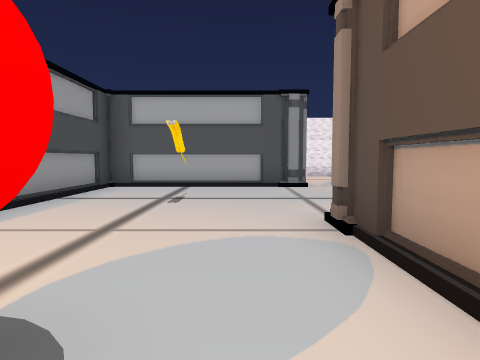
[1] (above)

18 first-person views from a walk through a scene from a Unity 3-D project. The camera is 1.5 m above the floor, tilts 4° down and sees 75° across. The floor is counted in squares, 2 m on a side. Each view is taken from the middle of a square. On the plan, view 1 faces up. The plan holds only what a view shows up to about 10 squares ahead; the rest is blank. The place goes on beyond the plan. The player character is not drawn. Some surface patterns are stand-ins.

[2]
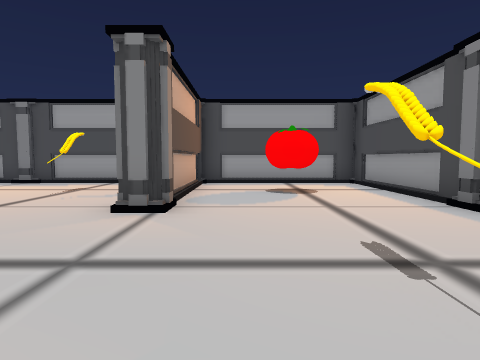

[3]
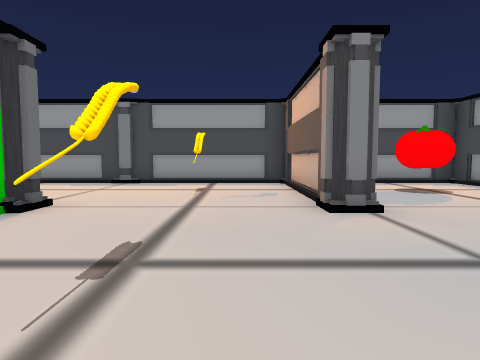

[4]
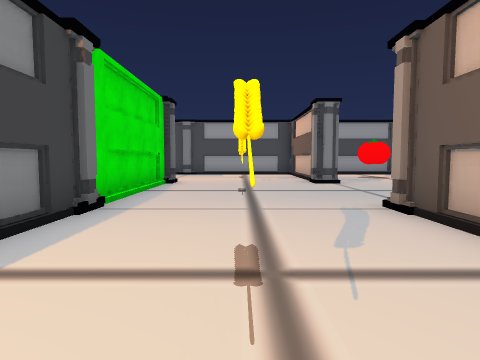

[5]
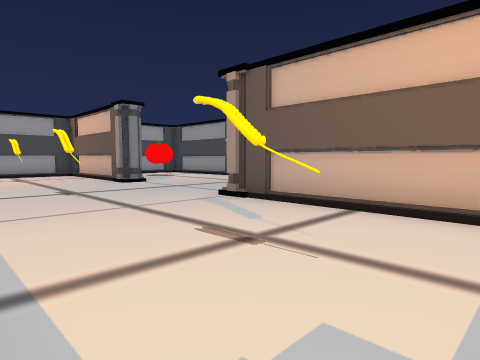

[6]
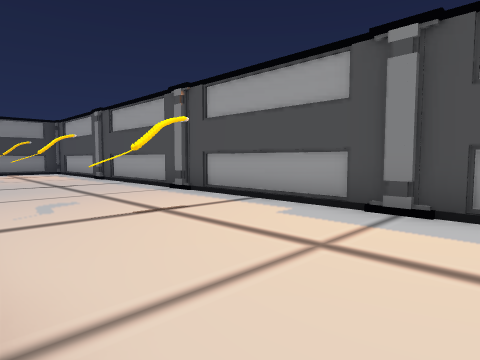

[7]
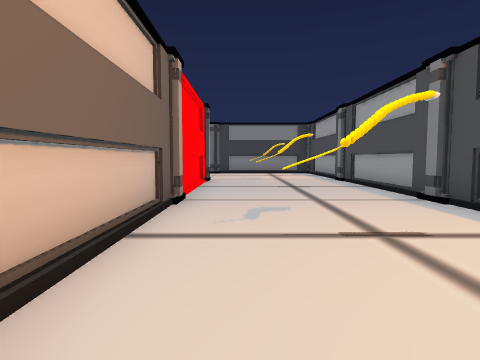

[8]
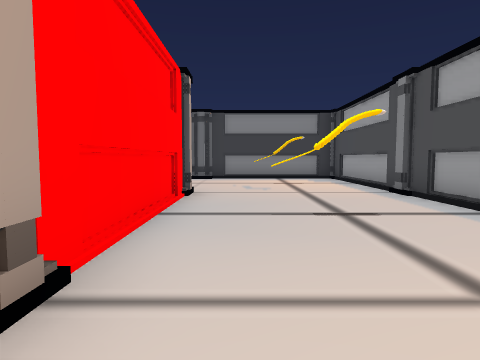

[9]
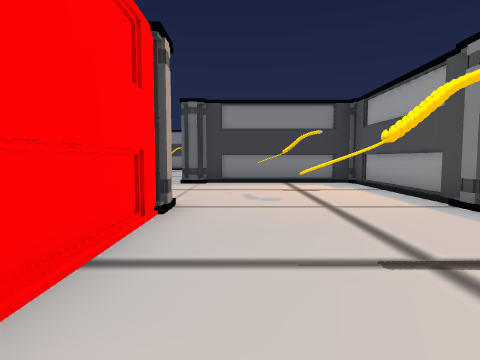

[10]
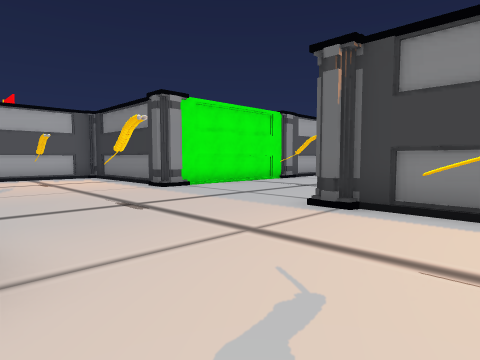

[11]
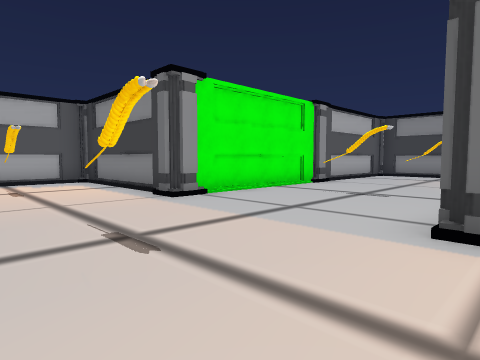

[12]
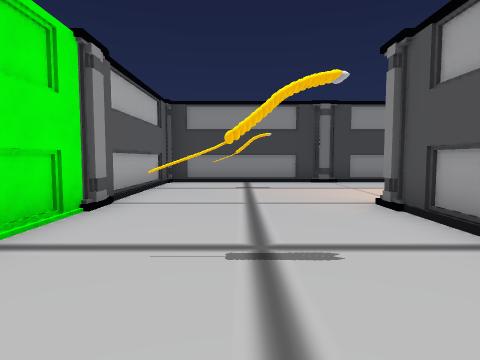

[13]
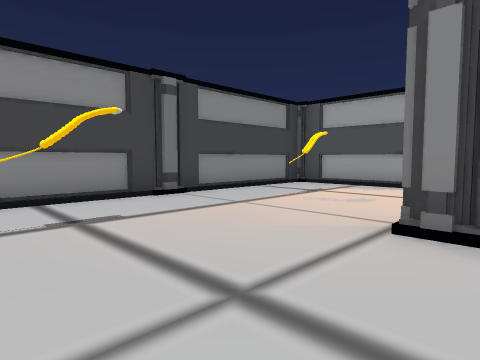

[14]
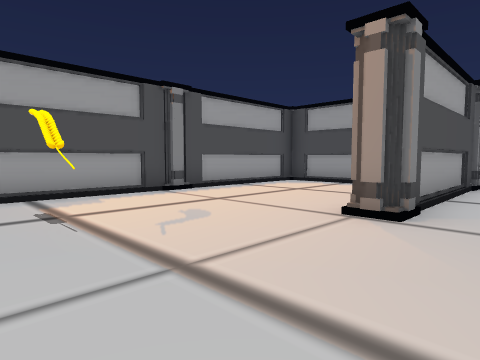

[15]
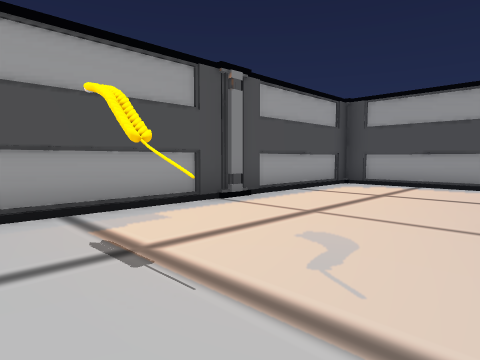

[16]
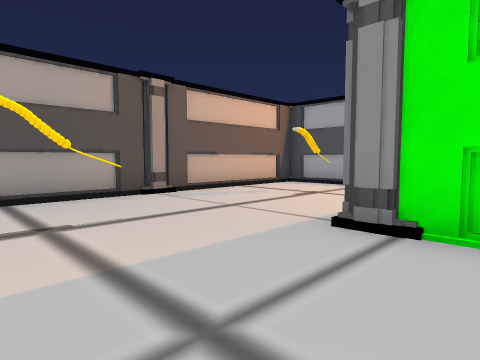

[17]
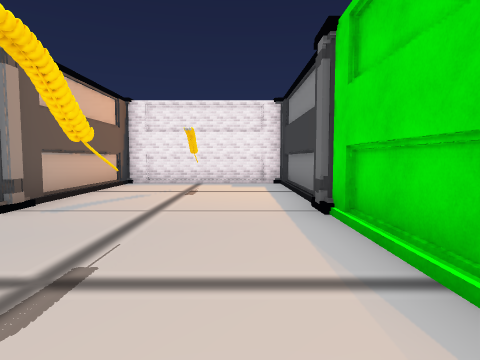

[18]
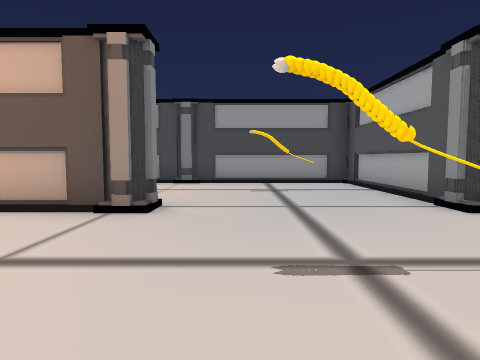

### Floor plan
Key: @ floor where view 1 was taken; # wall or solid block; . floor; / step, stairs or slope; = window, fence, low wall or low ledge; O other object.
Columns run from 4 left of view 1 to 32 right of it. Each row starts with its distance up from view 1.
 14      #######         ######
 13      #.....#         #....#
 12      #..#./#         #....#
 11      #..../#         #....#
 10      #..../#         #....#
  9 ######..../#         #....###########
  8 #........./#         #..............#
  7 #........./#         #..............#
  6 #..#....#./#         #.=....#.....#.#
  5 #........./#         #..............#
  4 #........./###########....######....#
  3 #....#....##..............#   ......#
  2 #....#....................#.........#
  1 #..O.#..#....#....#....=..#.......#.#
  0 #...@#....................#.........#
 -1 #....#....................#.........#
 -2 #####################################

Where each view was taken, in squares from view 1:
view 1: 0 up, 0 right, facing up
view 2: 8 up, 0 right, facing down
view 3: 8 up, 3 right, facing down
view 4: 13 up, 4 right, facing down
view 5: 13 up, 6 right, facing down-left
view 6: 3 up, 5 right, facing down-right
view 7: 2 up, 6 right, facing right
view 8: 2 up, 10 right, facing right
view 9: 2 up, 12 right, facing right
view 10: 1 up, 17 right, facing up-right
view 11: 3 up, 18 right, facing up-right
view 12: 6 up, 22 right, facing right
view 13: 7 up, 26 right, facing down-right
view 14: 5 up, 31 right, facing down-left
view 15: 3 up, 31 right, facing down-left
view 16: 5 up, 23 right, facing up-left
view 17: 4 up, 5 right, facing up
view 18: 5 up, 6 right, facing left
